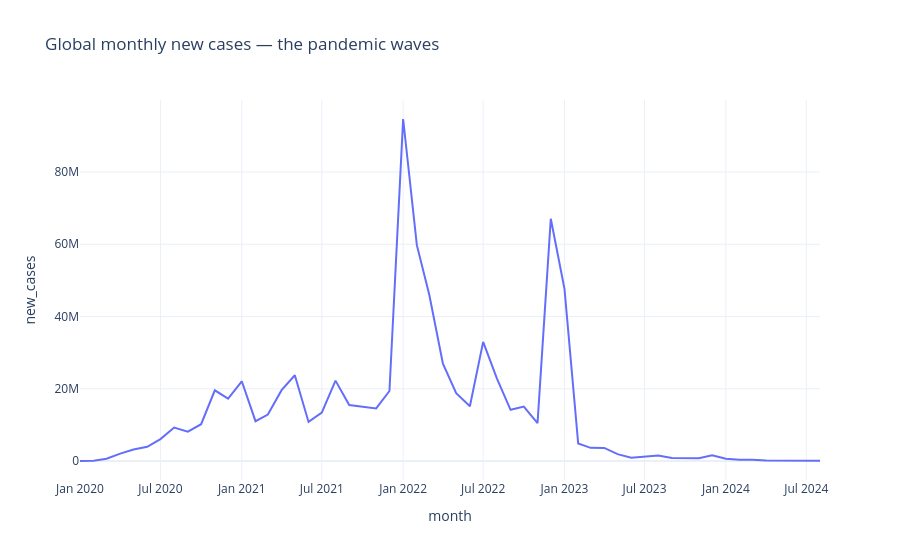

The cell this chart's notebook holds for it:
### Markdown cell above
## 2. Pandemic waves

Monthly global cases — each peak is a variant wave (Wild type → Alpha →
Delta → Omicron).

### Code cell
monthly = pd.read_sql_query("""
    SELECT SUBSTR(date, 1, 7) AS month,
           SUM(new_cases) AS new_cases,
           SUM(new_deaths) AS new_deaths
    FROM daily_stats WHERE country_code != 'OWID_WRL'
    GROUP BY month ORDER BY month
""", conn)
monthly["month"] = pd.to_datetime(monthly["month"] + "-01")

px.line(monthly, x="month", y="new_cases",
        title="Global monthly new cases — the pandemic waves")
